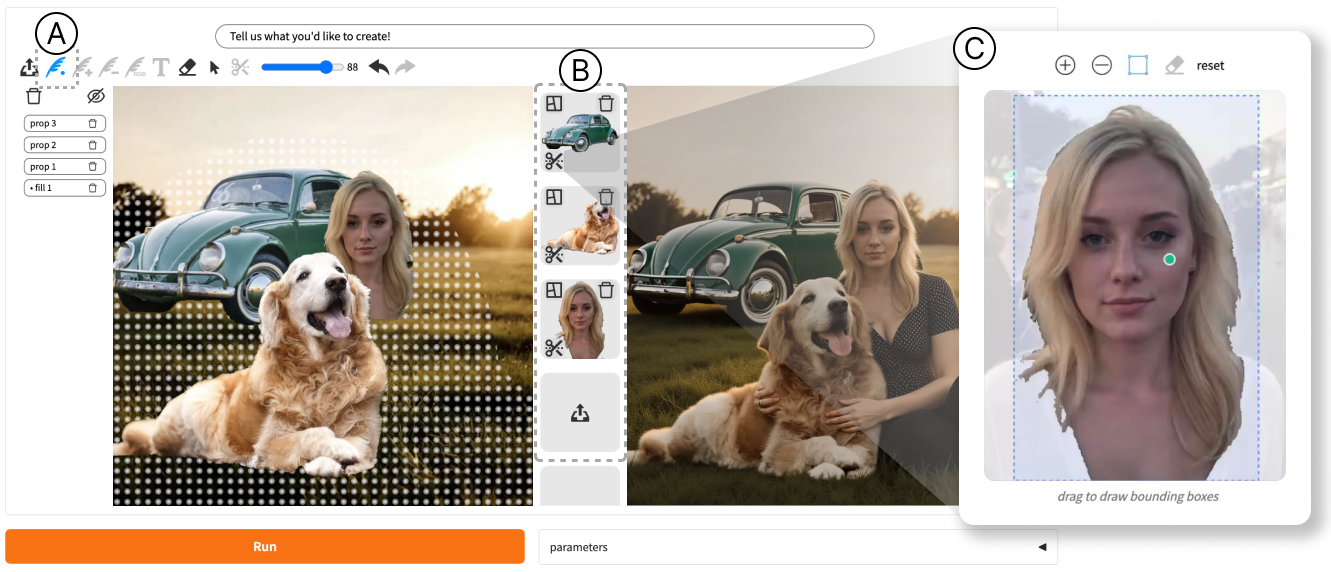
#> input picture assets/V2_UI.png, 1331 x 572 px
$ python -i generate_diff_mask.py   (imports and definitions only)
#> lines starting #> are read from the running program, lines starting #| are printed output that depends on the picture; after the words box and inside, x2 and y2 are one past the last pixel; in counts of white or black regions, pixels touching at a corner belong together; pictures that were not available may be replaced by others from this repository, and a replacement may not be noted
#!/usr/bin/env python3
"""
Standalone script: Given two images, generate a final difference mask using the
same pipeline as visualize_mask_diff (without any visualization output).

Pipeline:
1) Align images to a preferred resolution/crop so they share the same size.
2) Pixel-diff screening across parameter combinations; skip if any hull ratio is
   outside [hull_min_allowed, hull_max_allowed].
3) Color-diff to produce the final mask; remove small areas and re-check hull
   ratio. Save final mask to output path.
"""

import os
import json
import argparse
from typing import Tuple, Optional

import numpy as np
from PIL import Image
import cv2


PREFERRED_KONTEXT_RESOLUTIONS = [
    (672, 1568), (688, 1504), (720, 1456), (752, 1392), (800, 1328),
    (832, 1248), (880, 1184), (944, 1104), (1024, 1024), (1104, 944),
    (1184, 880), (1248, 832), (1328, 800), (1392, 752), (1456, 720),
    (1504, 688), (1568, 672),
]


def choose_preferred_resolution(image_width: int, image_height: int) -> Tuple[int, int]:
    aspect_ratio = image_width / max(1, image_height)
    best = min(((abs(aspect_ratio - (w / h)), w, h) for w, h in PREFERRED_KONTEXT_RESOLUTIONS), key=lambda x: x[0])
    _, w_best, h_best = best
    return int(w_best), int(h_best)


def align_images(source_path: str, target_path: str) -> Tuple[Image.Image, Image.Image]:
#> called with source_path = '../../assets/V2_UI.png', target_path = 'out.png'
    source_img = Image.open(source_path).convert("RGB")
    target_img = Image.open(target_path).convert("RGB")

    pref_w, pref_h = choose_preferred_resolution(source_img.width, source_img.height)
#> pref_w = 1568; pref_h = 672
    source_resized = source_img.resize((pref_w, pref_h), Image.Resampling.LANCZOS)
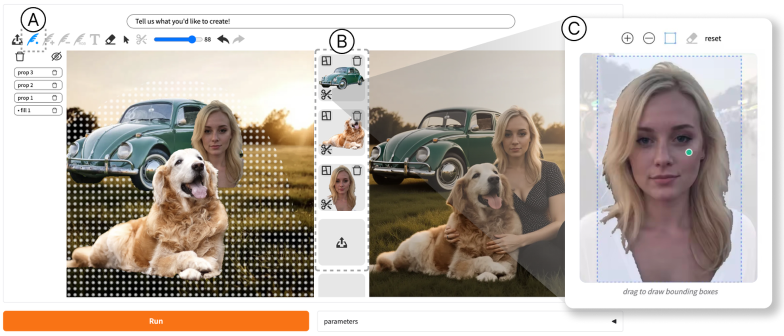
#> source_resized: PIL image 1568x672 RGB (shown at 1/2 size); mean R, G, B 188.9, 179, 170.1

    tgt_w, tgt_h = target_img.width, target_img.height
#> tgt_w = 1331; tgt_h = 572
    crop_w = min(source_resized.width, tgt_w)
#> crop_w = 1331
    crop_h = min(source_resized.height, tgt_h)
#> crop_h = 572

    source_aligned = source_resized.crop((0, 0, crop_w, crop_h))
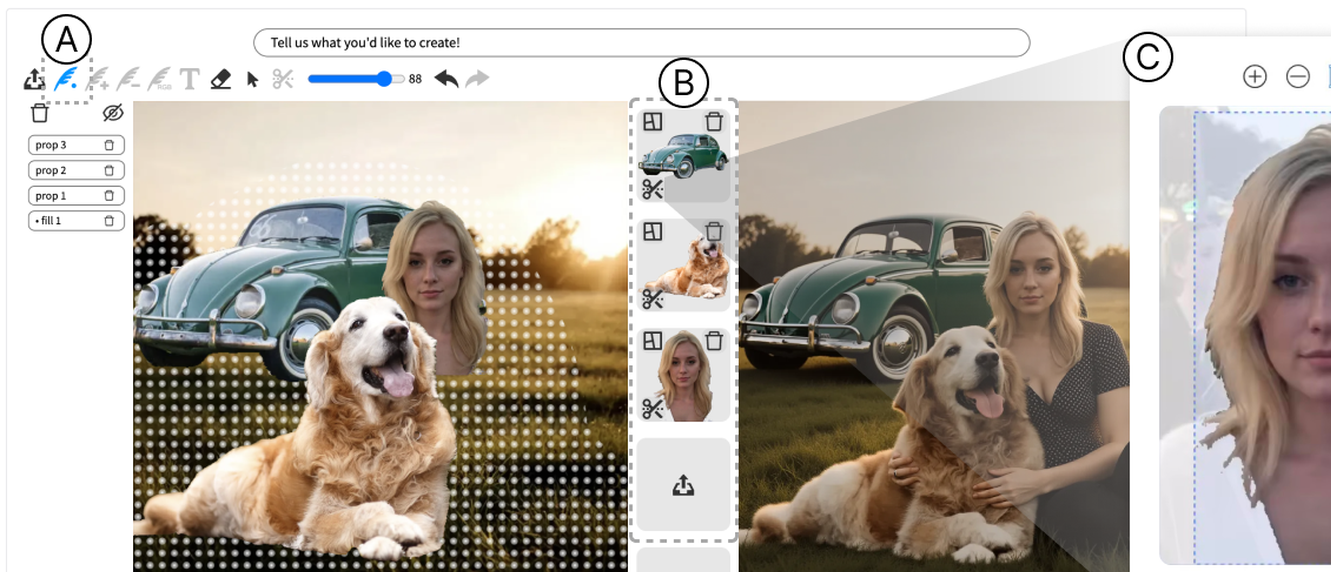
#> source_aligned: PIL image 1331x572 RGB; mean R, G, B 181.1, 173, 163.7
    target_aligned = target_img.crop((0, 0, crop_w, crop_h))
    return source_aligned, target_aligned


def pil_to_cv_gray(img: Image.Image) -> np.ndarray:
    bgr = cv2.cvtColor(np.array(img), cv2.COLOR_RGB2BGR)
    gray = cv2.cvtColor(bgr, cv2.COLOR_BGR2GRAY)
    return gray


def generate_pixel_diff_mask(img1: Image.Image, img2: Image.Image, threshold: Optional[int] = None, clean_kernel_size: Optional[int] = 11) -> np.ndarray:
    img1_gray = pil_to_cv_gray(img1)
    img2_gray = pil_to_cv_gray(img2)
    diff = cv2.absdiff(img1_gray, img2_gray)
    if threshold is None:
        mask = cv2.threshold(diff, 0, 255, cv2.THRESH_BINARY | cv2.THRESH_OTSU)[1]
    else:
        mask = cv2.threshold(diff, int(threshold), 255, cv2.THRESH_BINARY)[1]
    if clean_kernel_size and clean_kernel_size > 0:
        kernel = cv2.getStructuringElement(cv2.MORPH_ELLIPSE, (clean_kernel_size, clean_kernel_size))
        mask = cv2.morphologyEx(mask, cv2.MORPH_OPEN, kernel)
        mask = cv2.morphologyEx(mask, cv2.MORPH_CLOSE, kernel)
    return mask


# [17 lines left out: function generate_color_diff_mask, not called in this run]


def compute_unified_contour(mask_bin: np.ndarray, contours: list, min_area: int = 40, method: str = "morph", morph_kernel: int = 15, morph_iters: int = 1, approx_epsilon_ratio: float = 0.01):
    valid_cnts = []
    for c in contours:
        if cv2.contourArea(c) >= max(1, min_area):
            valid_cnts.append(c)
    if not valid_cnts:
        return None
    if method == "convex_hull":
        all_points = np.vstack(valid_cnts)
        hull = cv2.convexHull(all_points)
        epsilon = approx_epsilon_ratio * cv2.arcLength(hull, True)
        unified = cv2.approxPolyDP(hull, epsilon, True)
        return unified
    union = np.zeros_like(mask_bin)
    cv2.drawContours(union, valid_cnts, -1, 255, thickness=-1)
    kernel = cv2.getStructuringElement(cv2.MORPH_ELLIPSE, (morph_kernel, morph_kernel))
    union_closed = union.copy()
    for _ in range(max(1, morph_iters)):
        union_closed = cv2.morphologyEx(union_closed, cv2.MORPH_CLOSE, kernel)
    ext = cv2.findContours(union_closed, cv2.RETR_EXTERNAL, cv2.CHAIN_APPROX_SIMPLE)
    ext = ext[0] if len(ext) == 2 else ext[1]
    if not ext:
        return None
    largest = max(ext, key=cv2.contourArea)
    epsilon = approx_epsilon_ratio * cv2.arcLength(largest, True)
    unified = cv2.approxPolyDP(largest, epsilon, True)
    return unified


def compute_hull_area_ratio(mask: np.ndarray, min_area: int = 40) -> float:
    mask_bin = (mask > 0).astype("uint8") * 255
    cnts = cv2.findContours(mask_bin, cv2.RETR_EXTERNAL, cv2.CHAIN_APPROX_SIMPLE)
    cnts = cnts[0] if len(cnts) == 2 else cnts[1]
    if not cnts:
        return 0.0
    hull_cnt = compute_unified_contour(mask_bin, cnts, min_area=min_area, method="convex_hull", morph_kernel=15, morph_iters=1)
    if hull_cnt is None or len(hull_cnt) < 3:
        return 0.0
    hull_area = float(cv2.contourArea(hull_cnt))
    img_area = float(mask_bin.shape[0] * mask_bin.shape[1])
    return hull_area / max(1.0, img_area)


# [9 lines left out: function clean_and_fill_mask, not called in this run]


def generate_final_difference_mask(source_path: str,
                                   target_path: str,
                                   hull_min_allowed: float = 0.001,
                                   hull_max_allowed: float = 0.75,
                                   pixel_parameters: Optional[list] = None,
                                   pixel_clean_kernel_default: int = 11,
                                   color_clean_kernel: int = 3,
                                   roll_radius: int = 0,
                                   roll_iters: int = 1) -> Optional[np.ndarray]:
    if pixel_parameters is None:
        # Mirrors the tuned combinations used in visualization script
        pixel_parameters = [(None, 5), (None, 11), (50, 5)]

    src_img, tgt_img = align_images(source_path, target_path)

    # Pixel screening across parameter combinations
    violation = False
    for thr, ksize in pixel_parameters:
        pm = generate_pixel_diff_mask(src_img, tgt_img, threshold=thr, clean_kernel_size=ksize)
        r = compute_hull_area_ratio(pm, min_area=40)
        if r < hull_min_allowed or r > hull_max_allowed:
            violation = True
            break
#> this loop made 1 pass
#> (hull_cnt in compute_hull_area_ratio, hull_area in compute_hull_area_ratio, r) on pass 1: ([[1330, 564], [9, 562], [59, 79], [1330, 138]], 589794.5, 0.775)
#> pass 1, in pil_to_cv_gray, `bgr = cv2.cvtColor(np.array(img), cv2.COLOR_RGB2BGR)`:
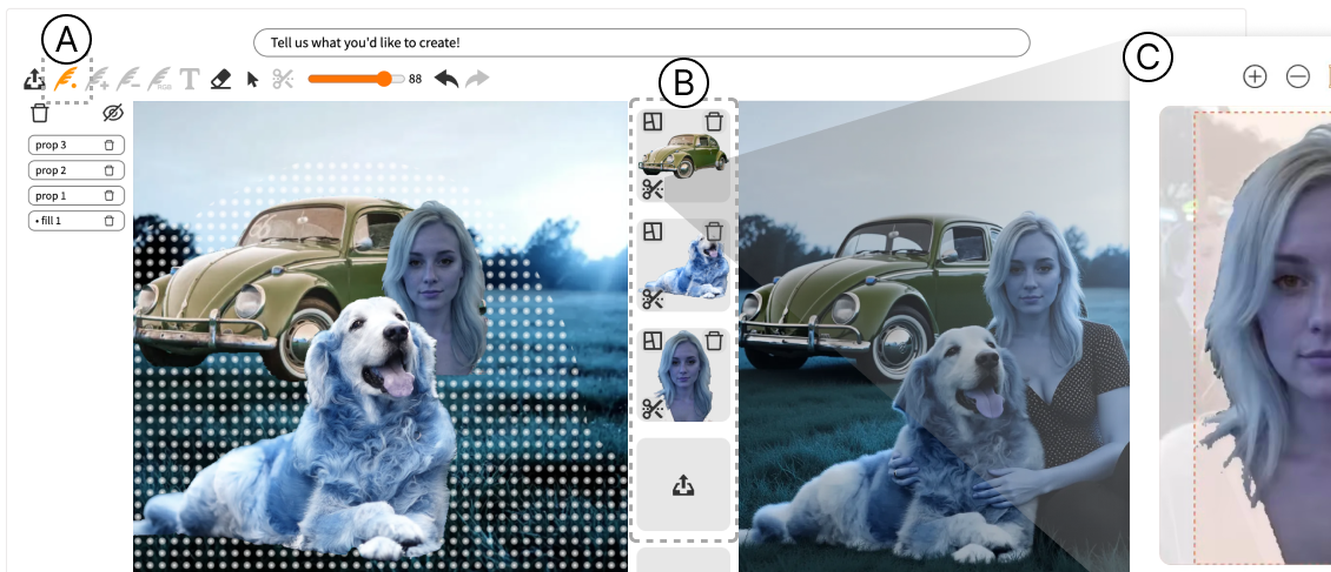
#> bgr: shape (572, 1331, 3); mean R, G, B 163.7, 173, 181.1
#> pass 1, in pil_to_cv_gray, `gray = cv2.cvtColor(bgr, cv2.COLOR_BGR2GRAY)`:
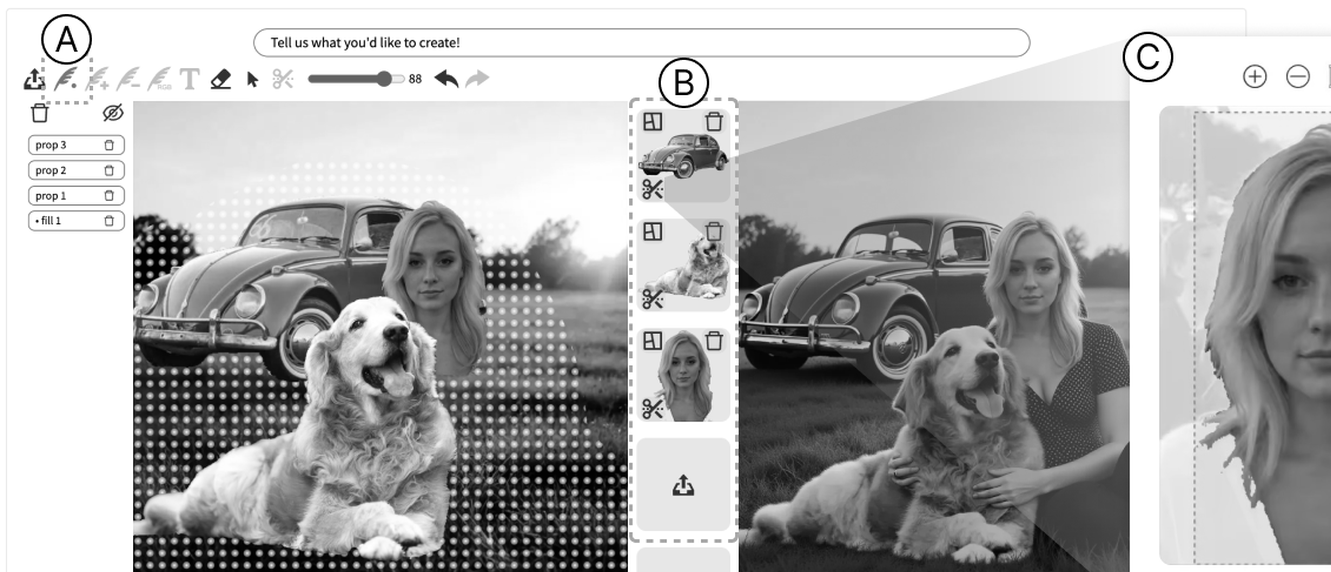
#> gray: shape (572, 1331); min 0, max 255, mean 174.3
#> pass 1, in pil_to_cv_gray (call 2), `gray = cv2.cvtColor(bgr, cv2.COLOR_BGR2GRAY)`:
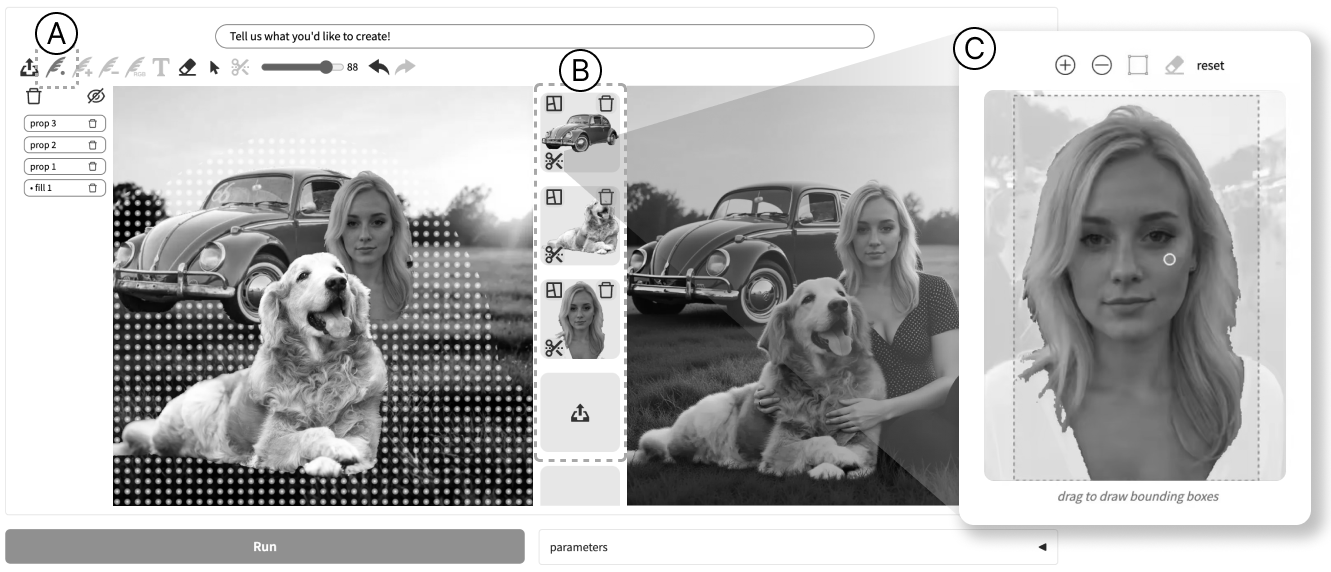
#> gray: shape (572, 1331); min 0, max 255, mean 181.1
#> after the loop:
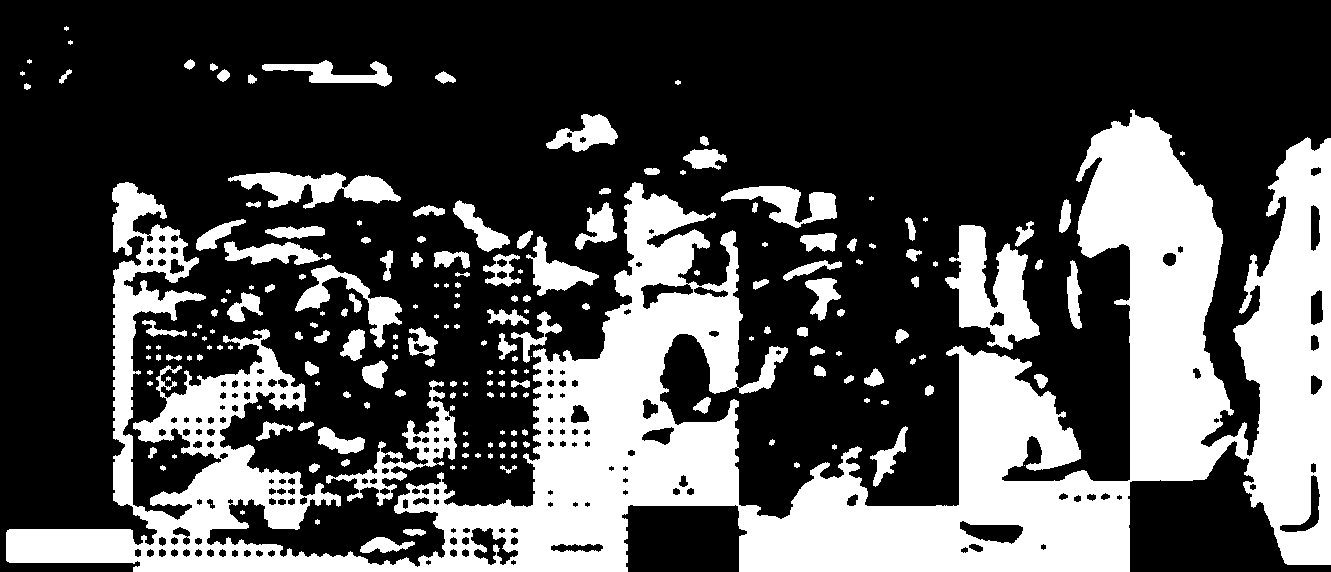
#> pm: shape (572, 1331); 30.8% white; 195 white regions (43 under 20 px), largest, box (x1, y1, x2, y2) and area: (6, 109, 1331, 572) 191044, (945, 225, 1040, 350) 5941, (228, 172, 401, 209) 3350
    if violation:
        # Failure: do not produce any mask
        return None

    # Color-based final mask → cleaned small areas
    color_mask = generate_color_diff_mask(src_img, tgt_img, threshold=None, clean_kernel_size=color_clean_kernel)
    cleaned = clean_and_fill_mask(color_mask, min_area=40)

    # Produce binary mask from the convex hull contour of the cleaned mask
    mask_bin = (cleaned > 0).astype("uint8") * 255
    cnts = cv2.findContours(mask_bin, cv2.RETR_EXTERNAL, cv2.CHAIN_APPROX_SIMPLE)
    cnts = cnts[0] if len(cnts) == 2 else cnts[1]
    hull_cnt = compute_unified_contour(mask_bin, cnts, min_area=40, method="convex_hull", morph_kernel=15, morph_iters=1)
    if hull_cnt is None or len(hull_cnt) < 3:
        return None

    h_mask = np.zeros_like(mask_bin)
    cv2.drawContours(h_mask, [hull_cnt], -1, 255, thickness=-1)

    # Rolling-circle smoothing: closing then opening with a disk of radius R
    if roll_radius and roll_radius > 0 and roll_iters and roll_iters > 0:
        ksize = max(1, 2 * int(roll_radius) + 1)
        kernel = cv2.getStructuringElement(cv2.MORPH_ELLIPSE, (ksize, ksize))
        for _ in range(max(1, roll_iters)):
            h_mask = cv2.morphologyEx(h_mask, cv2.MORPH_CLOSE, kernel)
            h_mask = cv2.morphologyEx(h_mask, cv2.MORPH_OPEN, kernel)

    # Final hull ratio check on the hull-filled binary mask
    r_final = compute_hull_area_ratio(h_mask, min_area=40)
    if r_final > hull_max_allowed or r_final < hull_min_allowed:
        return None

    return h_mask


# [89 lines left out: function main, not called in this run]


# [2 lines not run here, left out]

>>> result = generate_final_difference_mask('../../assets/V2_UI.png', 'out.png')
